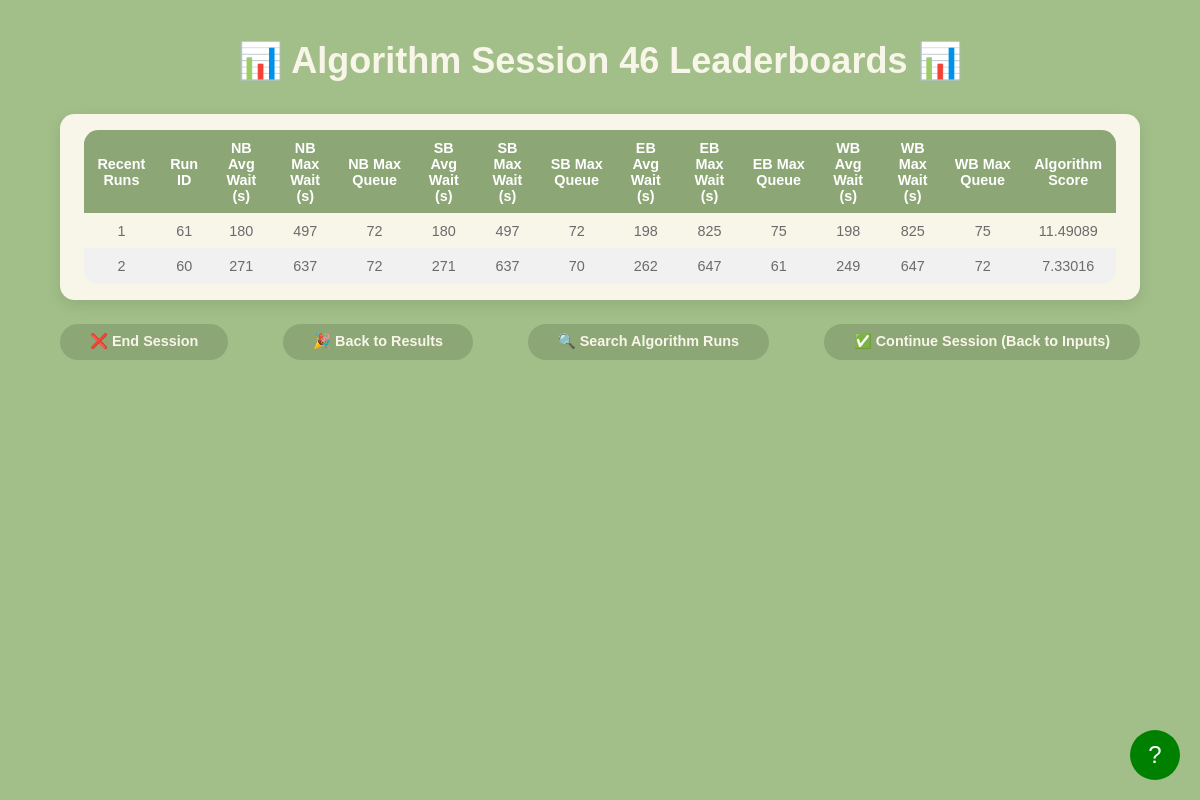
Page /algorithm_session_leaderboard on the earlier database version.
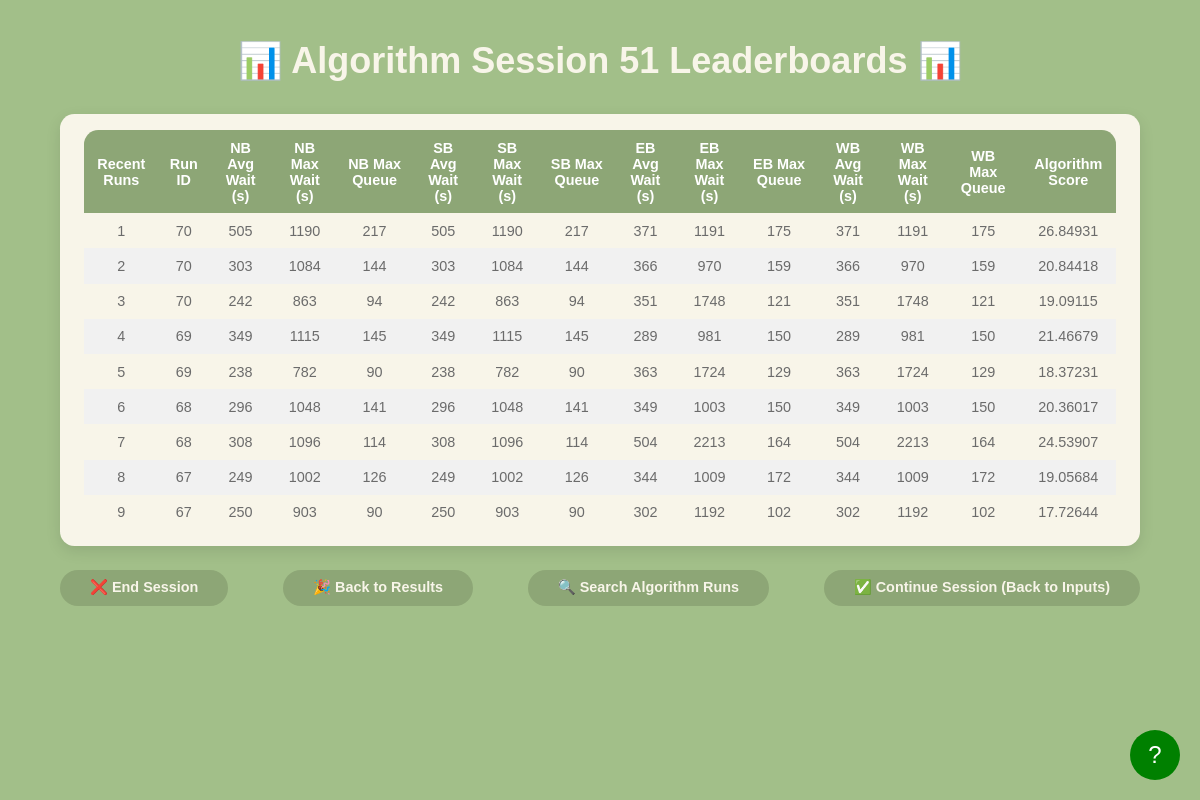
Same page on the later database version.
### models.py (models this page shows, shortened)
class AlgorithmLeaderboardResult(db.Model):
    __tablename__ = 'algorithm_leaderboard_results'
    id = db.Column(db.Integer, primary_key=True, autoincrement=True)
    run_id = db.Column(db.Integer, db.ForeignKey('configurations.run_id'), nullable=False)
    session_id = db.Column(db.Integer, db.ForeignKey('sessions.id'), nullable=False)
    avg_wait_time_north = db.Column(db.Float, nullable=False)
    max_wait_time_north = db.Column(db.Float, nullable=False)
    max_queue_length_north = db.Column(db.Integer, nullable=False)
    avg_wait_time_south = db.Column(db.Float, nullable=False)
    max_wait_time_south = db.Column(db.Float, nullable=False)
    max_queue_length_south = db.Column(db.Integer, nullable=False)
    avg_wait_time_east = db.Column(db.Float, nullable=False)
    max_wait_time_east = db.Column(db.Float, nullable=False)
    max_queue_length_east = db.Column(db.Integer, nullable=False)
    avg_wait_time_west = db.Column(db.Float, nullable=False)
    max_wait_time_west = db.Column(db.Float, nullable=False)
    max_queue_length_west = db.Column(db.Integer, nullable=False)

### app.py (the view)
@app.route('/algorithm_session_leaderboard')
def algorithm_session_leaderboard_page():
    session_id = request.args.get('session_id', type=int)
    if not session_id:
        active_session = Session.query.filter_by(active=True).order_by(Session.id.desc()).first()
        session_id = active_session.id if active_session else None
    print(session_id)
    raw_runs = get_recent_algorithm_runs(session_id) if session_id else []
    processed_runs = []
    for run in raw_runs:
        score = compute_score_4directions(
            run.run_id,
            run.session_id,
            run.avg_wait_time_north, run.max_wait_time_north, run.max_queue_length_north,
            run.avg_wait_time_south, run.max_wait_time_south, run.max_queue_length_south,
            run.avg_wait_time_east, run.max_wait_time_east, run.max_queue_length_east,
            run.avg_wait_time_west, run.max_wait_time_west, run.max_queue_length_west
        )
        processed_runs.append({
            "run_id": run.run_id,
            "nb_avg_wait": run.avg_wait_time_north,
            "nb_max_wait": run.max_wait_time_north,
            "nb_max_queue": run.max_queue_length_north,
            "sb_avg_wait": run.avg_wait_time_south,
            "sb_max_wait": run.max_wait_time_south,
            "sb_max_queue": run.max_queue_length_south,
            "eb_avg_wait": run.avg_wait_time_east,
            "eb_max_wait": run.max_wait_time_east,
            "eb_max_queue": run.max_queue_length_east,
            "wb_avg_wait": run.avg_wait_time_west,
            "wb_max_wait": run.max_wait_time_west,
            "wb_max_queue": run.max_queue_length_west,
            "score": score
        })
    return render_template('algorithm_session_leaderboard.html', runs=processed_runs, session_id=session_id)

### app.py (called while the page is built)
def get_recent_algorithm_runs(session_id):
    return AlgorithmLeaderboardResult.query \
        .filter_by(session_id=session_id) \
        .order_by(AlgorithmLeaderboardResult.id.desc()) \
        .limit(10) \
        .all()

### templates/algorithm_session_leaderboard.html (shortened to what this page needs)
<!DOCTYPE html>
<html lang="en">
<head>
    <link rel="stylesheet" href="{{ url_for('static', filename='css/algorithm_session_leaderboard.css') }}">
</head>
<body>
    <div class="header">
        <h1>📊 Algorithm Session {{ session_id }} Leaderboards 📊</h1>
    </div>
    <div class="leaderboard-container">
        <table>
            <thead>
                <tr>
                    <th>Recent Runs</th>
                    <th>Run ID</th>
                    <th>NB Avg Wait (s)</th>
                    <th>NB Max Wait (s)</th>
                    <th>NB Max Queue</th>
                    <th>SB Avg Wait (s)</th>
                    <th>SB Max Wait (s)</th>
                    <th>SB Max Queue</th>
                    <th>EB Avg Wait (s)</th>
                    <th>EB Max Wait (s)</th>
                    <th>EB Max Queue</th>
                    <th>WB Avg Wait (s)</th>
                    <th>WB Max Wait (s)</th>
                    <th>WB Max Queue</th>
                    <th>Algorithm Score</th>
                </tr>
            </thead>
            <tbody>
                {% if runs and runs|length > 0 %}
                    {% for run in runs %}
                    <tr onclick="handleRowClick(this)">
                        <td>{{ loop.index }}</td>
                        <td>{{ run.run_id }}</td>
                        <td>{{ run.nb_avg_wait|round|int }}</td>
                        <td>{{ run.nb_max_wait|round|int }}</td>
                        <td>{{ run.nb_max_queue|round|int }}</td>
                        <td>{{ run.sb_avg_wait|round|int }}</td>
                        <td>{{ run.sb_max_wait|round|int }}</td>
                        <td>{{ run.sb_max_queue|round|int }}</td>
                        <td>{{ run.eb_avg_wait|round|int }}</td>
                        <td>{{ run.eb_max_wait|round|int }}</td>
                        <td>{{ run.eb_max_queue|round|int }}</td>
                        <td>{{ run.wb_avg_wait|round|int }}</td>
                        <td>{{ run.wb_max_wait|round|int }}</td>
                        <td>{{ run.wb_max_queue|round|int }}</td>
                        <td>{{ run.score|round(5) }}</td>
                    </tr>
                    {% endfor %}
                {% else %}
                    <tr>
                        <td colspan="15">No session runs found.</td>
                    </tr>
                {% endif %}
            </tbody>
        </table>
    </div>
    <div class="nav-container">
        <a class="nav-button" id="endBtn" href="/index">❌ End Session</a>
        <a class="res-button" id="results" href="/back_to_results">🎉 Back to Results</a>
        <a class="res-button" id="searchRunsBtn" href="/search_Algorithm_Runs">🔍 Search Algorithm Runs</a>
        <a class="nav-button" id="backBtn" href="/parameters">✅ Continue Session (Back to Inputs)</a>
    </div>
    <div id="tutorial-button">?</div>
</body>
</html>

### static/css/algorithm_session_leaderboard.css (style rules this page uses)
* { margin: 0; padding: 0; box-sizing: border-box; }
html, body { width: 100%; height: 100%; overflow: hidden; }
body { background-color: #a2bf89; font-family: 'SF Pro', sans-serif; color: #6b6b6b; display: flex; flex-direction: column; align-items: center; padding: 5vh 0; }
.header { width: 90%; text-align: center; margin-bottom: 4vh; }
.header h1 { font-size: 3vw; color: #f8f5e9; font-weight: 600; }
.leaderboard-container { background-color: #f8f5e9; border-radius: 1.2vw; padding: 2vh 3vh; width: 90%; max-width: 1400px; text-align: center; box-shadow: 0px 5px 15px rgba(0, 0, 0, 0.1); }
table { width: 100%; border-collapse: collapse; border-radius: 1.2vw; overflow: hidden; }
th, td { padding: 1.2vh; text-align: center; font-size: 1.2vw; }
th { background-color: #8da676; color: white; font-weight: bold; }
tr:nth-child(even) { background-color: #f1f1f1; }
tbody tr { cursor: pointer; }
.nav-container { width: 90%; max-width: 1400px; margin-top: 3vh; display: flex; justify-content: space-between; }
.nav-container a { text-decoration: none; color: #f8f5e9; background-color: #8da676; padding: 1.2vh 2.5vw; border-radius: 2vw; font-size: 1.2vw; font-weight: 600; transition: background-color 0.3s; }
#tutorial-button { position: fixed; bottom: 20px; right: 20px; width: 50px; height: 50px; border-radius: 50%; background-color: green; color: white; text-align: center; line-height: 50px; font-size: 24px; cursor: pointer; z-index: 1000; }

Differences in the rows shown:
no longer on this page (row unchanged): AlgorithmLeaderboardResult: run_id "61", nb_avg_wait "180", nb_max_wait "497", nb_max_queue "72", sb_avg_wait "180", sb_max_wait "497", sb_max_queue "72", eb_avg_wait "198", eb_max_wait "825", eb_max_queue "75", wb_avg_wait "198", wb_max_wait "825", wb_max_queue "75", score "11.49089"
no longer on this page (row unchanged): AlgorithmLeaderboardResult: run_id "60", nb_avg_wait "271", nb_max_wait "637", nb_max_queue "72", sb_avg_wait "271", sb_max_wait "637", sb_max_queue "70", eb_avg_wait "262", eb_max_wait "647", eb_max_queue "61", wb_avg_wait "249", wb_max_wait "647", wb_max_queue "72", score "7.33016"
added AlgorithmLeaderboardResult: run_id "70", nb_avg_wait "505", nb_max_wait "1190", nb_max_queue "217", sb_avg_wait "505", sb_max_wait "1190", sb_max_queue "217", eb_avg_wait "371", eb_max_wait "1191", eb_max_queue "175", wb_avg_wait "371", wb_max_wait "1191", wb_max_queue "175", score "26.84931"
added AlgorithmLeaderboardResult: run_id "70", nb_avg_wait "303", nb_max_wait "1084", nb_max_queue "144", sb_avg_wait "303", sb_max_wait "1084", sb_max_queue "144", eb_avg_wait "366", eb_max_wait "970", eb_max_queue "159", wb_avg_wait "366", wb_max_wait "970", wb_max_queue "159", score "20.84418"
added AlgorithmLeaderboardResult: run_id "70", nb_avg_wait "242", nb_max_wait "863", nb_max_queue "94", sb_avg_wait "242", sb_max_wait "863", sb_max_queue "94", eb_avg_wait "351", eb_max_wait "1748", eb_max_queue "121", wb_avg_wait "351", wb_max_wait "1748", wb_max_queue "121", score "19.09115"
added AlgorithmLeaderboardResult: run_id "69", nb_avg_wait "349", nb_max_wait "1115", nb_max_queue "145", sb_avg_wait "349", sb_max_wait "1115", sb_max_queue "145", eb_avg_wait "289", eb_max_wait "981", eb_max_queue "150", wb_avg_wait "289", wb_max_wait "981", wb_max_queue "150", score "21.46679"
added AlgorithmLeaderboardResult: run_id "69", nb_avg_wait "238", nb_max_wait "782", nb_max_queue "90", sb_avg_wait "238", sb_max_wait "782", sb_max_queue "90", eb_avg_wait "363", eb_max_wait "1724", eb_max_queue "129", wb_avg_wait "363", wb_max_wait "1724", wb_max_queue "129", score "18.37231"
added AlgorithmLeaderboardResult: run_id "68", nb_avg_wait "296", nb_max_wait "1048", nb_max_queue "141", sb_avg_wait "296", sb_max_wait "1048", sb_max_queue "141", eb_avg_wait "349", eb_max_wait "1003", eb_max_queue "150", wb_avg_wait "349", wb_max_wait "1003", wb_max_queue "150", score "20.36017"
added AlgorithmLeaderboardResult: run_id "68", nb_avg_wait "308", nb_max_wait "1096", nb_max_queue "114", sb_avg_wait "308", sb_max_wait "1096", sb_max_queue "114", eb_avg_wait "504", eb_max_wait "2213", eb_max_queue "164", wb_avg_wait "504", wb_max_wait "2213", wb_max_queue "164", score "24.53907"
added AlgorithmLeaderboardResult: run_id "67", nb_avg_wait "249", nb_max_wait "1002", nb_max_queue "126", sb_avg_wait "249", sb_max_wait "1002", sb_max_queue "126", eb_avg_wait "344", eb_max_wait "1009", eb_max_queue "172", wb_avg_wait "344", wb_max_wait "1009", wb_max_queue "172", score "19.05684"
added AlgorithmLeaderboardResult: run_id "67", nb_avg_wait "250", nb_max_wait "903", nb_max_queue "90", sb_avg_wait "250", sb_max_wait "903", sb_max_queue "90", eb_avg_wait "302", eb_max_wait "1192", eb_max_queue "102", wb_avg_wait "302", wb_max_wait "1192", wb_max_queue "102", score "17.72644"
Other differences:
{{ session_id }}: "46" → "51"
